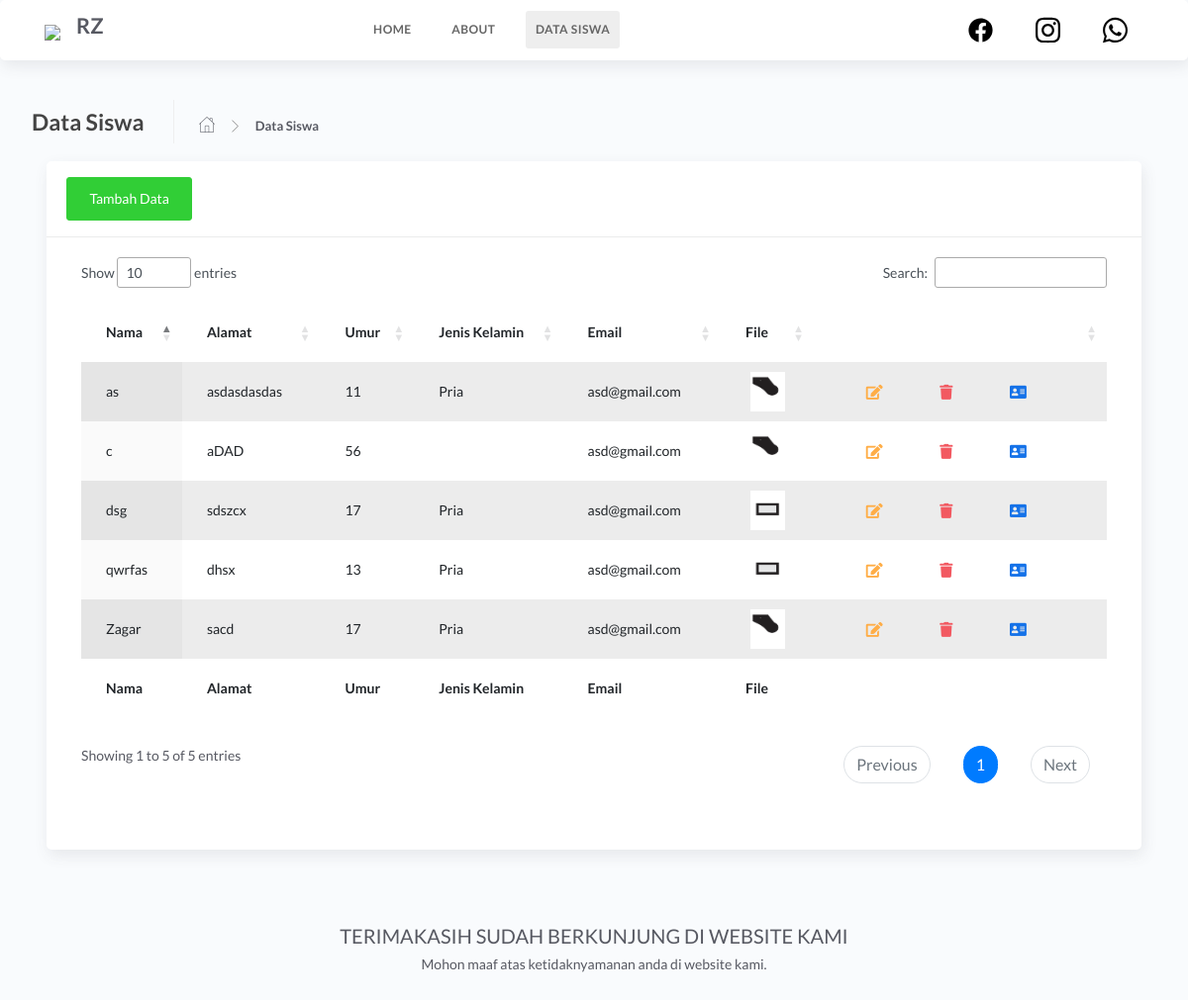
Page /list.php on the committed database.
### tables this page shows
CREATE TABLE `sign_in` (
  `id` int(30) NOT NULL,
  `nama` varchar(30) NOT NULL,
  `alamat` text NOT NULL,
  `umur` int(5) NOT NULL,
  `jenis_kelamin` varchar(10) NOT NULL,
  `email` text NOT NULL,
  `foto` varchar(255) NOT NULL
);

### list.php (the view, shortened to what this page needs)
<!DOCTYPE html>
<html lang="en">
<head>
    <link rel="stylesheet" href="https://cdn.jsdelivr.net/npm/bootstrap@5.2.2/dist/css/bootstrap.min.css">
    <link rel="stylesheet" href="https://cdnjs.cloudflare.com/ajax/libs/twitter-bootstrap/4.5.2/css/bootstrap.css">
    <link rel="stylesheet" type="text/css" href="https://cdn.datatables.net/1.12.1/css/jquery.dataTables.css">
    <link rel="stylesheet" href="https://cdn.jsdelivr.net/npm/bootstrap@5.2.2/dist/css/bootstrap.min.css">
	<link rel="stylesheet" href="bootstrap.min.css">
	<link rel="stylesheet" href="atlantis.min.css">
	<link rel="stylesheet" href="demo.css">
</head>
<body>
<?php
include('connection.php');
$query = mysqli_query($connect, "SELECT * FROM sign_in");
$results = mysqli_fetch_all($query, MYSQLI_ASSOC);
?>
<body>
    <nav class= "navbar navbar-expand-lg navbar-light fixed-top card" style="background-color : white;">
        <div class="container">
            <a class="navbar-brand" href="#"><img src="img/logo.jpg" width="55px"></a>
            <h2><b>RZ</b></h2>
            <div class="collapse navbar-collapse" id="navbarSupportedContent">
                <ul class="navbar-nav me-auto mb-2 mb-lg-0 offset-lg-3">
                    <li class="nav-item">
                        <a class="nav-link" href="index.php"><b>HOME</b></a>
                    </li>
                    <li class="nav-item">
                        <a class="nav-link" href="about.php"><b>ABOUT</b></a>
                    </li>
                    <li class="nav-item active">
                        <a class="nav-link active" href="list.php"><b>DATA SISWA</b></a>
                    </li>
                </ul>
                <a class="nav-link" href="https://www.facebook.com/profile.php?id=100074898640460"><img src="img/fb.svg" width="25px"></a>
                <a class="nav-link" href="https://www.instagram.com/ahmad_syahputraaaa/"><img src="img/ig.svg" width="25px"></a>
                <a class="nav-link" href="#"><img src="img/wa.svg" width="25px"></a>
            </div>
        </div>
    </nav><br><br><br><br>
                              <div class="content">
                      <div class="page-inner">
                        <div class="page-header">
                <h4 class="page-title">Data Siswa
                          <ul class="breadcrumbs">
                            <li class="nav-home">
                              <a href="index.php">
                                <i class="flaticon-home"></i>
                              </a>
                            </li>
                            <li class="separator">
                              <i class="flaticon-right-arrow"></i>
                            </li>
                            <li class="nav-item">
                              <a href="#">Data Siswa</a>
                            </li>
                          </ul>
                          </h4>
						<div class="col-md-12">
							<div class="card">
								<div class="card-header">
                                <a href="add.php"><div class="card-title"><button type="button" class="btn btn-success">Tambah Data</button></a>
                                </div>
								</div>
								    <div class="card-body">
									  <div class="table-responsive">
										<table id="basic-datatables" class="display table table-striped table-hover" >
                                        <thead>
												<tr>
													<th>Nama</th>
													<th>Alamat</th>
													<th>Umur</th>
													<th>Jenis Kelamin</th>
													<th>Email</th>
													<th>File</th>
                                                    <th></th>
												</tr>
											</thead>
                                            <tfoot>
												<tr>
                                                <th>Nama</th>
													<th>Alamat</th>
													<th>Umur</th>
													<th>Jenis Kelamin</th>
													<th>Email</th>
													<th>File</th>
                                                    <th></th>
												</tr>
											</tfoot>
                                            <tbody>
            <?php foreach ($results as $result) :?>
                <tr>
                    <td><?php echo $result['nama']?></td>
                    <td><?php echo $result['alamat']?></td>
                    <td><?php echo $result['umur']?></td>
                    <td><?php echo $result['jenis_kelamin']?></td>
                    <td><?php echo $result['email']?></td>
                    <td>
                        <center>
                    <?php echo "<img src='images/$result[foto]' width='35' height='40'>";
                     ?></center>
                     </td>
                        <td>
                        <small class="text-muted"> <span class="d-inline-block" tabindex="0" data-bs-toggle="popover" data-bs-trigger="hover focus" data-bs-placement="top" data-bs-content="Edit" >
                        <a href="edit.php?id=<?php echo $result['id']?>" class="btn btn-link btn-warning btn-lg">
                            <i class="fa fa-edit"></i>
                        </a></small>
                        <small class="text-muted"> <span class="d-inline-block" tabindex="0" data-bs-toggle="popover" data-bs-trigger="hover focus" data-bs-placement="top" data-bs-content="Delete" >
                        <button type="button" class="btn btn-link btn-danger btn-lg" data-bs-toggle="modal" data-bs-target="#hapus<?php echo $result['id']?>">
                            <i class="fas fa-trash"></i>
                        </button></small>
                        <small class="text-muted"> <span class="d-inline-block" tabindex="0" data-bs-toggle="popover" data-bs-trigger="hover focus" data-bs-placement="top" data-bs-content="Detail" >
                        <button type="button" class="btn btn-link btn-primary btn-lg" data-bs-toggle="modal" data-bs-target="#detail<?php echo $result['id']?>">
                        <i class="fas fa-address-card"></i>
                        </button></small>
                </tr>
            <?php endforeach;?>
            </tbody>
            </table><br>
	</div>
    </div>
            </div>
            </div>
            </body>
                <footer>
                    <div class="card-body text-center"><br>
                        <h5 class="card-title">TERIMAKASIH SUDAH BERKUNJUNG DI WEBSITE KAMI</h5>
                        <p class="card-text">Mohon maaf atas ketidaknyamanan anda di website kami.</p>
                    </div>
                </footer>
            </html>

### rows in the picture
sign_in: nama "Zagar", alamat "sacd", umur "17", jenis_kelamin "Pria", email "asd@gmail.com", foto (picture)
sign_in: nama "qwrfas", alamat "dhsx", umur "13", jenis_kelamin "Pria", email "asd@gmail.com", foto (picture)
sign_in: nama "dsg", alamat "sdszcx", umur "17", jenis_kelamin "Pria", email "asd@gmail.com", foto (picture)
sign_in: nama "as", alamat "asdasdasdas", umur "11", jenis_kelamin "Pria", email "asd@gmail.com", foto (picture)
sign_in: nama "c", alamat "aDAD", umur "56", email "asd@gmail.com", foto (picture)
